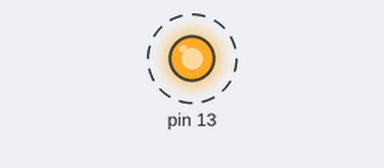
Recording of a sketch running on a simulated Arduino Uno, built with avr-gcc and run on an emulated ATmega328P. Shown: output pins drawn as LEDs (lit = HIGH). Dashed ring = blinking.

Above: at 0.2 s.
Timing chart, 0 to 3.0 s (numbered marks = the images above):
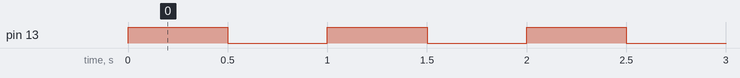

Measured:
- by itself, pin 13: alternates HIGH for 0.50 s and LOW for 0.50 s

The sketch:

24_direct_port_manipulation.ino
```cpp
// Bypasses the slow digitalWrite() function entirely to flip pins at raw clock speeds
void setup() {
  // Set Pin 13 (Bit 5 of Port B on Uno/Nano) as an output
  // DDRB is the Data Direction Register for Port B
  DDRB |= B00100000;
}

void loop() {
  // PORTB drives the pins HIGH or LOW directly in 1 clock cycle (~62.5 nanoseconds)
  PORTB |= B00100000;  // Turn Pin 13 HIGH
  delay(500);

  PORTB &= ~B00100000; // Turn Pin 13 LOW
  delay(500);
}
```
